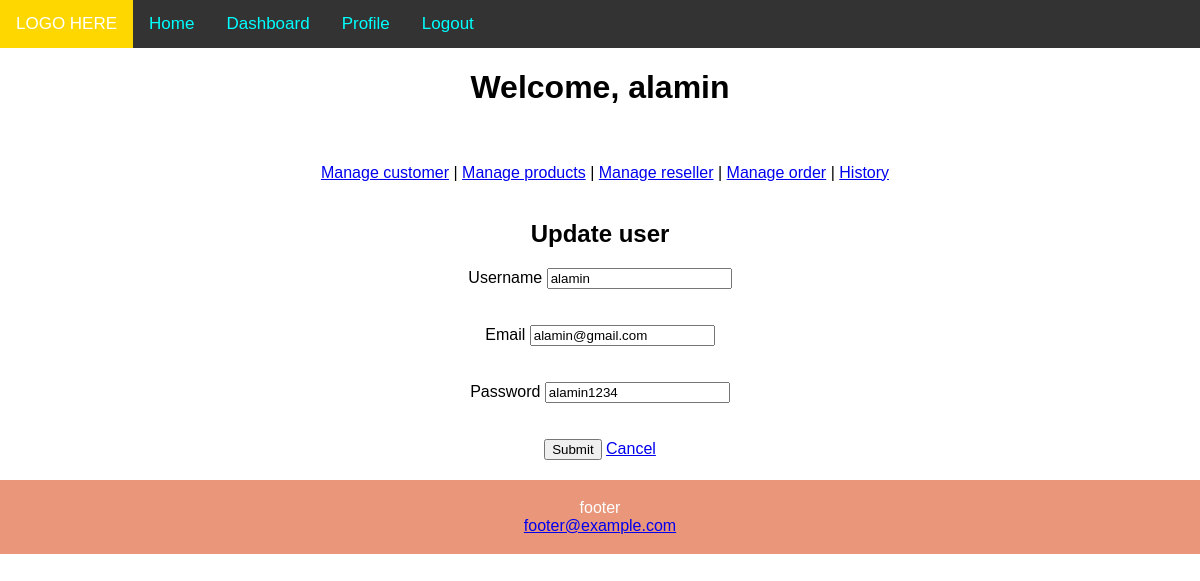
Page /view/editUser.php?id=8 (signed in) on the committed database.
### tables this page shows
CREATE TABLE `users` (
  `id` int(128) NOT NULL,
  `username` varchar(255) NOT NULL,
  `email` varchar(255) NOT NULL,
  `password` varchar(255) NOT NULL
);

### view/editUser.php (the view, shortened to what this page needs)
<?php include "./partials/_nav.php"?>
<?php
$username = "";
$email = "";
$password = "";
$conn = connect();
if($_SERVER['REQUEST_METHOD'] == 'GET'){
    $id = $_GET['id'];
    $sql = "SELECT * FROM users WHERE id=$id";
    $result = $conn->query($sql);
    $row = $result->fetch_assoc();
    $username = $row["username"];
    $email = $row["email"];
    $password = $row["password"];
}
?>
<!DOCTYPE html>
<html lang="en">
<head>
    <link href="style.css" rel="stylesheet">
</head>
<body>
<div style="text-align:center">
<h1>Welcome, <?php echo $_SESSION['username']; ?></h1>
</div>
<br><br>
<div style="text-align:center">
<?php
		include "./nav.php";
		echo "<br>";
?>
    <h2>Update user</h2>
    <form method="post" novalidate>
        <div>
            <label for="name">Username</label>
            <input type="text" name="username" value="<?php echo $username; ?>">
        </div>
        <br><br>
        <div>
            <label for="email">Email</label>
            <input type="text" name="email" value="<?php echo $email; ?>">
        </div>
        <br><br>
        <div>
            <label for="password">Password</label>
            <input type="text" name="password" value="<?php echo $password; ?>">
        </div>
        <br><br>
        <button type="submit">Submit</button>
        <a href="./welcome.php">Cancel</a>
    </form>
    <?php include "./partials/footer.php"?>
</body>
</html>

### view/style.css (style rules this page uses)
body { margin: 0; font-family: Arial, Helvetica, sans-serif; }

### rows in the picture
users: username "alamin", email "alamin@gmail.com", password "alamin1234"

### other values in the picture
$_SESSION['username'] "alamin"
